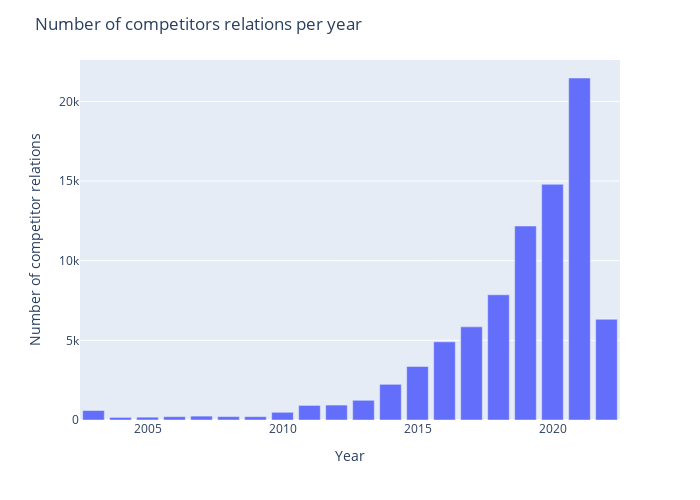

This figure's notebook cell:
### Code cell
fig = px.bar(competitor_relation_start_counts, x='index', y='start_date',  height=500, width=700)

fig.update_layout(
    title='Number of competitors relations per year',
    xaxis_title='Year',
    yaxis_title='Number of competitor relations',
)

fig.show()
# export_plot(fig, 'competitor_relation_start_counts', ['html', 'png', 'svg'])

### Figure 1 — Plotly figure (JSON) as saved in the notebook; plotly's stock layout.template omitted (floating-point values rounded to 4 significant figures)
{"data": [{"alignmentgroup": "True", "hovertemplate": "index=%{x}<br>start_date=%{y}<extra></extra>", "legendgroup": "", "marker": {"color": "#636efa", "pattern": {"shape": ""}}, "name": "", "offsetgroup": "", "orientation": "v", "showlegend": false, "textposition": "auto", "type": "bar", "x": [2003, 2004, 2005, 2006, 2007, 2008, 2009, 2010, 2011, 2012, 2013, 2014, 2015, 2016, 2017, 2018, 2019, 2020, 2021, 2022], "xaxis": "x", "y": [595, 163, 179, 211, 244, 214, 210, 484, 915, 937, 1237, 2240, 3358, 4907, 5846, 7859, 12176, 14793, 21466, 6319], "yaxis": "y"}], "layout": {"barmode": "relative", "height": 500, "legend": {"tracegroupgap": 0}, "margin": {"t": 60}, "title": {"text": "Number of competitors relations per year"}, "width": 700, "xaxis": {"anchor": "y", "domain": [0, 1], "title": {"text": "Year"}}, "yaxis": {"anchor": "x", "domain": [0, 1], "title": {"text": "Number of competitor relations"}}}}
